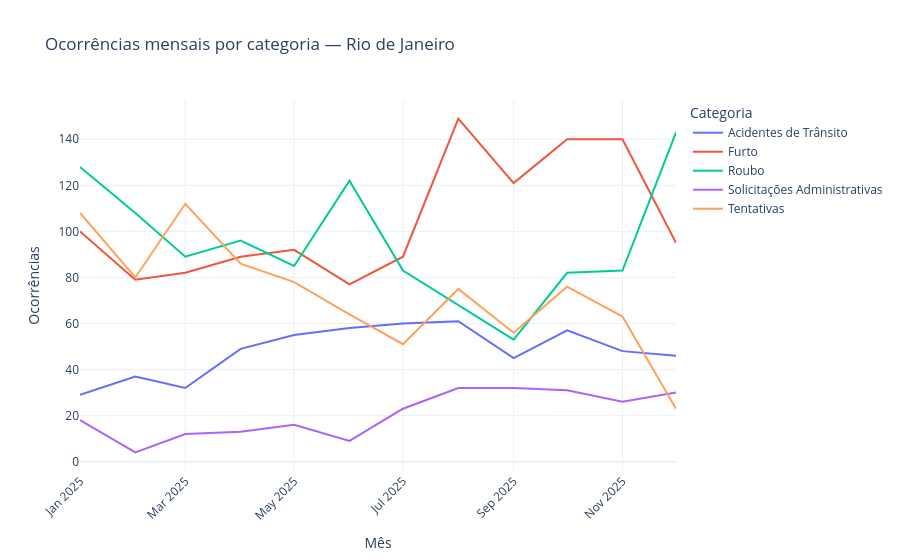

Source (notebook cell):
### Markdown cell above
## 7. Evolução temporal por categoria de crime

Verifica se o deslocamento da mancha é uniforme entre categorias ou se roubos, furtos e acidentes se movem de forma diferente.

### Code cell
# Top 5 categorias em volume
top_categorias = occ['CategoriaCrime'].value_counts().head(5).index.tolist()

occ_cat_mensal = (
    occ[occ['CategoriaCrime'].isin(top_categorias)]
    .groupby(['AnoMes', 'CategoriaCrime'])
    .size()
    .reset_index(name='n')
)
occ_cat_mensal['AnoMes_str'] = occ_cat_mensal['AnoMes'].astype(str)

fig = px.line(
    occ_cat_mensal,
    x='AnoMes_str', y='n',
    color='CategoriaCrime',
    title='Ocorrências mensais por categoria — Rio de Janeiro',
    labels={'AnoMes_str': 'Mês', 'n': 'Ocorrências', 'CategoriaCrime': 'Categoria'}
)
fig.update_layout(xaxis_tickangle=-45, template='plotly_white')
fig.show()

### Figure 1 — Plotly figure (JSON) as saved in the notebook; plotly's stock layout.template omitted (floating-point values rounded to 4 significant figures)
{"data": [{"hovertemplate": "Categoria=Acidentes de Trânsito<br>Mês=%{x}<br>Ocorrências=%{y}<extra></extra>", "legendgroup": "Acidentes de Trânsito", "line": {"color": "#636efa", "dash": "solid"}, "marker": {"symbol": "circle"}, "mode": "lines", "name": "Acidentes de Trânsito", "orientation": "v", "showlegend": true, "type": "scatter", "x": ["2025-01", "2025-02", "2025-03", "2025-04", "2025-05", "2025-06", "2025-07", "2025-08", "2025-09", "2025-10", "2025-11", "2025-12"], "xaxis": "x", "y": [29, 37, 32, 49, 55, 58, 60, 61, 45, 57, 48, 46], "yaxis": "y"}, {"hovertemplate": "Categoria=Furto<br>Mês=%{x}<br>Ocorrências=%{y}<extra></extra>", "legendgroup": "Furto", "line": {"color": "#EF553B", "dash": "solid"}, "marker": {"symbol": "circle"}, "mode": "lines", "name": "Furto", "orientation": "v", "showlegend": true, "type": "scatter", "x": ["2025-01", "2025-02", "2025-03", "2025-04", "2025-05", "2025-06", "2025-07", "2025-08", "2025-09", "2025-10", "2025-11", "2025-12"], "xaxis": "x", "y": [100, 79, 82, 89, 92, 77, 89, 149, 121, 140, 140, 95], "yaxis": "y"}, {"hovertemplate": "Categoria=Roubo<br>Mês=%{x}<br>Ocorrências=%{y}<extra></extra>", "legendgroup": "Roubo", "line": {"color": "#00cc96", "dash": "solid"}, "marker": {"symbol": "circle"}, "mode": "lines", "name": "Roubo", "orientation": "v", "showlegend": true, "type": "scatter", "x": ["2025-01", "2025-02", "2025-03", "2025-04", "2025-05", "2025-06", "2025-07", "2025-08", "2025-09", "2025-10", "2025-11", "2025-12"], "xaxis": "x", "y": [128, 108, 89, 96, 85, 122, 83, 68, 53, 82, 83, 143], "yaxis": "y"}, {"hovertemplate": "Categoria=Solicitações Administrativas<br>Mês=%{x}<br>Ocorrências=%{y}<extra></extra>", "legendgroup": "Solicitações Administrativas", "line": {"color": "#ab63fa", "dash": "solid"}, "marker": {"symbol": "circle"}, "mode": "lines", "name": "Solicitações Administrativas", "orientation": "v", "showlegend": true, "type": "scatter", "x": ["2025-01", "2025-02", "2025-03", "2025-04", "2025-05", "2025-06", "2025-07", "2025-08", "2025-09", "2025-10", "2025-11", "2025-12"], "xaxis": "x", "y": [18, 4, 12, 13, 16, 9, 23, 32, 32, 31, 26, 30], "yaxis": "y"}, {"hovertemplate": "Categoria=Tentativas<br>Mês=%{x}<br>Ocorrências=%{y}<extra></extra>", "legendgroup": "Tentativas", "line": {"color": "#FFA15A", "dash": "solid"}, "marker": {"symbol": "circle"}, "mode": "lines", "name": "Tentativas", "orientation": "v", "showlegend": true, "type": "scatter", "x": ["2025-01", "2025-02", "2025-03", "2025-04", "2025-05", "2025-06", "2025-07", "2025-08", "2025-09", "2025-10", "2025-11", "2025-12"], "xaxis": "x", "y": [108, 80, 112, 86, 78, 64, 51, 75, 56, 76, 63, 23], "yaxis": "y"}], "layout": {"legend": {"title": {"text": "Categoria"}, "tracegroupgap": 0}, "title": {"text": "Ocorrências mensais por categoria — Rio de Janeiro"}, "xaxis": {"anchor": "y", "domain": [0, 1], "tickangle": -45, "title": {"text": "Mês"}}, "yaxis": {"anchor": "x", "domain": [0, 1], "title": {"text": "Ocorrências"}}}}
